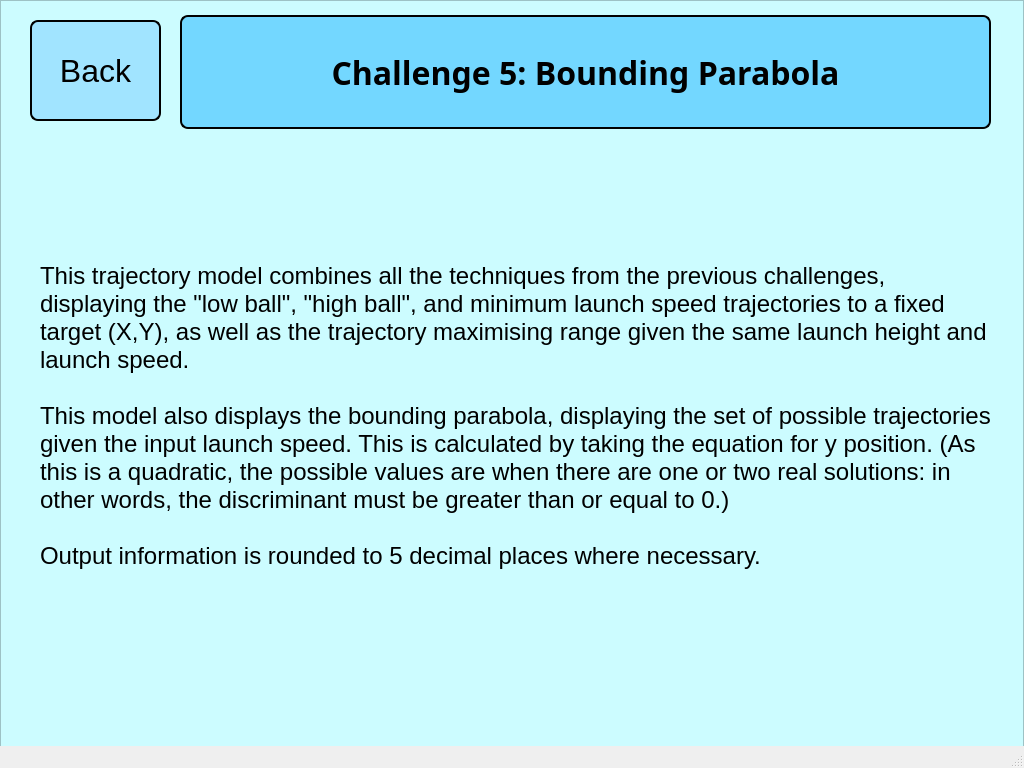
<?xml version="1.0" encoding="UTF-8"?>
<ui version="4.0">
 <class>MainWindow</class>
 <widget class="QMainWindow" name="MainWindow">
  <property name="geometry">
   <rect>
    <x>0</x>
    <y>0</y>
    <width>1024</width>
    <height>768</height>
   </rect>
  </property>
  <property name="windowTitle">
   <string>MainWindow</string>
  </property>
  <widget class="QWidget" name="centralwidget">
   <widget class="QWidget" name="verticalLayoutWidget_2">
    <property name="geometry">
     <rect>
      <x>180</x>
      <y>15</y>
      <width>811</width>
      <height>114</height>
     </rect>
    </property>
    <layout class="QVBoxLayout" name="verticalLayout_2">
     <item>
      <widget class="QLabel" name="challengeTitleLabel">
       <property name="font">
        <font>
         <family>Lucida Handwriting</family>
         <pointsize>24</pointsize>
         <weight>75</weight>
         <italic>false</italic>
         <bold>true</bold>
         <kerning>true</kerning>
        </font>
       </property>
       <property name="autoFillBackground">
        <bool>false</bool>
       </property>
       <property name="styleSheet">
        <string notr="true">QLabel {
	border: 2px solid;
	border-radius: 8px;
	background-color: #73d7ff;
}</string>
       </property>
       <property name="text">
        <string>Challenge 5: Bounding Parabola</string>
       </property>
       <property name="scaledContents">
        <bool>true</bool>
       </property>
       <property name="alignment">
        <set>Qt::AlignCenter</set>
       </property>
       <property name="wordWrap">
        <bool>true</bool>
       </property>
      </widget>
     </item>
    </layout>
   </widget>
   <widget class="QFrame" name="frame">
    <property name="geometry">
     <rect>
      <x>0</x>
      <y>0</y>
      <width>1024</width>
      <height>768</height>
     </rect>
    </property>
    <property name="styleSheet">
     <string notr="true">QFrame {
	background-color: #ccfcff
}</string>
    </property>
    <property name="frameShape">
     <enum>QFrame::StyledPanel</enum>
    </property>
    <property name="frameShadow">
     <enum>QFrame::Raised</enum>
    </property>
    <widget class="QPushButton" name="backButton">
     <property name="geometry">
      <rect>
       <x>30</x>
       <y>20</y>
       <width>131</width>
       <height>101</height>
      </rect>
     </property>
     <property name="font">
      <font>
       <family>Meiryo UI</family>
       <pointsize>24</pointsize>
      </font>
     </property>
     <property name="styleSheet">
      <string notr="true">QPushButton {
	border: 2px solid;
	border-radius: 8px;
	background-color: #a1e4ff;
}</string>
     </property>
     <property name="text">
      <string>Back</string>
     </property>
     <property name="checkable">
      <bool>true</bool>
     </property>
    </widget>
    <widget class="QLabel" name="label">
     <property name="geometry">
      <rect>
       <x>40</x>
       <y>150</y>
       <width>951</width>
       <height>531</height>
      </rect>
     </property>
     <property name="font">
      <font>
       <pointsize>18</pointsize>
      </font>
     </property>
     <property name="text">
      <string>This trajectory model combines all the techniques from the previous challenges, displaying the &quot;low ball&quot;, &quot;high ball&quot;, and minimum launch speed trajectories to a fixed target (X,Y), as well as the trajectory maximising range given the same launch height and launch speed.

This model also displays the bounding parabola, displaying the set of possible trajectories given the input launch speed. This is calculated by taking the equation for y position. (As this is a quadratic, the possible values are when there are one or two real solutions: in other words, the discriminant must be greater than or equal to 0.)

Output information is rounded to 5 decimal places where necessary.</string>
     </property>
     <property name="wordWrap">
      <bool>true</bool>
     </property>
    </widget>
   </widget>
   <zorder>frame</zorder>
   <zorder>verticalLayoutWidget_2</zorder>
  </widget>
  <widget class="QMenuBar" name="menubar">
   <property name="geometry">
    <rect>
     <x>0</x>
     <y>0</y>
     <width>1024</width>
     <height>26</height>
    </rect>
   </property>
  </widget>
  <widget class="QStatusBar" name="statusbar"/>
 </widget>
 <resources/>
 <connections/>
</ui>
